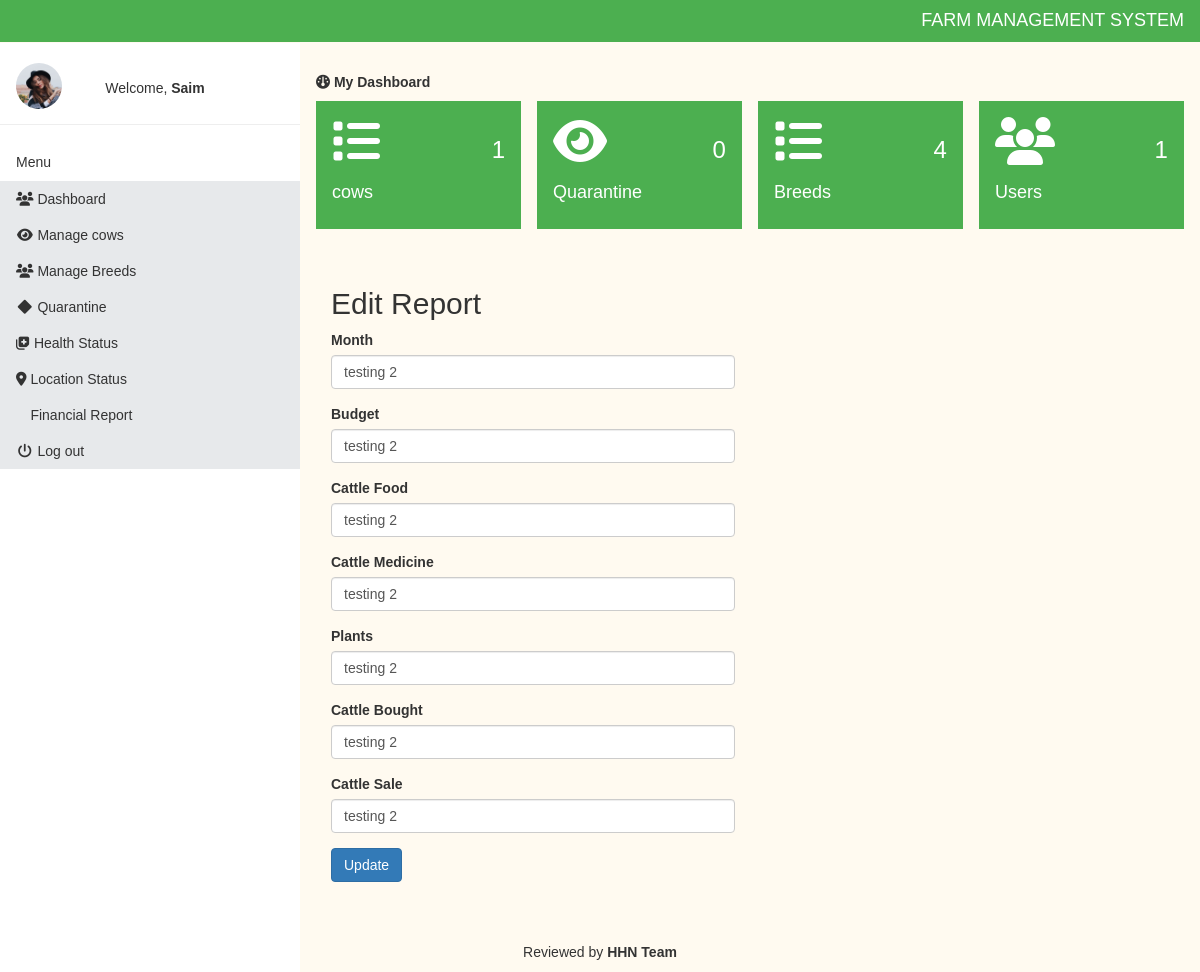
/edit_financial_report.php?id=7 (signed in), run on the app's committed database.
### tables this page shows
CREATE TABLE IF NOT EXISTS `financial_report` (
  `id` int(11) NOT NULL AUTO_INCREMENT,
  `month` varchar(255) NOT NULL,
  `budget` varchar(255) NOT NULL,
  `cattle_food` varchar(255) NOT NULL,
  `cattle_medicine` varchar(255) NOT NULL,
  `plants` varchar(255) NOT NULL,
  `cattle_bought` varchar(255) NOT NULL,
  `cattle_sale` varchar(255) NOT NULL,
  PRIMARY KEY (`id`)
);

### edit_financial_report.php (the view, shortened to what this page needs)
<?php include 'setting/system.php'; ?>
<?php include 'theme/head.php'; ?>
<?php include 'theme/sidebar.php'; ?>
<?php
if (isset($_SESSION['id']) && isset($_SESSION['user_name'])) {
 ?>
<?php
 if(!$_GET['id'] OR empty($_GET['id']) OR $_GET['id'] == '')
 {
 	header('location: financial_report.php');
 }else{
 	$id = (int)$_GET['id'];
 	$query = $db->query("SELECT * FROM financial_report WHERE id = '$id' ");
 	$fetchObj = $query->fetchAll(PDO::FETCH_OBJ);
 	foreach($fetchObj as $obj){
      $month = $obj->month;
      $budget = $obj->budget;
      $cattle_food = $obj->cattle_food;
      $cattle_medicine = $obj->cattle_medicine;
      $plants = $obj->plants;
      $cattle_bought = $obj->cattle_bought;
      $cattle_sale = $obj->cattle_sale;
 	}
 }
?>
<div class="w3-main" style="margin-left:300px;margin-top:43px;">
  <header class="w3-container" style="padding-top:22px">
    <h5><b><i class="fa fa-dashboard"></i> My Dashboard</b></h5>
  </header>
 <?php include 'inc/data.php'; ?>
<div class="w3-container" style="padding-top:22px">
 <div class="w3-row">
 	<div class="col-md-6">
 		<h2>Edit Report</h2>
	 	<form method="post" autocomplete="off" enctype="multipart/form-data">
 			<div class="form-group">
	 			<label class="control-label">Month</label>
	 			<input type="text" value="<?php echo $month; ?>" name="month" class="form-control"  >
	 		</div>
	 		<div class="form-group">
	 			<label class="control-label"> Budget</label>
	 			<input type="text" value="<?php echo $budget; ?>" name="budget" class="form-control" >
	 		</div>
	 		<div class="form-group">
	 			<label class="control-label">Cattle Food</label>
	 			<input type="text" value="<?php echo $cattle_food; ?>" name="cattle_food" class="form-control" >
	 		</div>
	 		<div class="form-group">
	 			<label class="control-label">Cattle Medicine</label>
	 			<input type="text" value="<?php echo $cattle_medicine; ?>" name="cattle_medicine" class="form-control" >
	 		</div>
	 		<div class="form-group">
	 			<label class="control-label">Plants</label>
	 			<input type="text" value="<?php echo $plants; ?>" name="plants" class="form-control" >
	 		</div>
	 		<div class="form-group">
	 			<label class="control-label">Cattle Bought</label>
	 			<input type="text" value="<?php echo $cattle_bought; ?>" name="cattle_bought" class="form-control" >
	 		</div>
	 		<div class="form-group">
	 			<label class="control-label">Cattle Sale</label>
	 			<input type="text" value="<?php echo $cattle_sale; ?>" class="form-control" name="cattle_sale"></input>
	 		</div>
	 		<button name="submit" type="submit" name="submit" class="btn btn-sn btn-primary">Update</button>
 		</form>
 </div>
</div>
</div>
</div>
<?php
	}
	else
	{
		header("Location: index.php");
     exit();
	}
	include 'theme/foot.php'; ?>

### theme/head.php (style rules this page uses)
body { font-family: 'arial'; background-color: floralwhite; }

### data on the page
financial_report: month "testing 2", budget "testing 2", cattle_food "testing 2", cattle_medicine "testing 2", plants "testing 2", cattle_bought "testing 2", cattle_sale "testing 2"

### other printed values
NAME_X "FARM MANAGEMENT SYSTEM"
$_SESSION['user_name'] "Saim"
$pCount "1"
$qCount "0"
$bCount "4"
$uCount "1"
